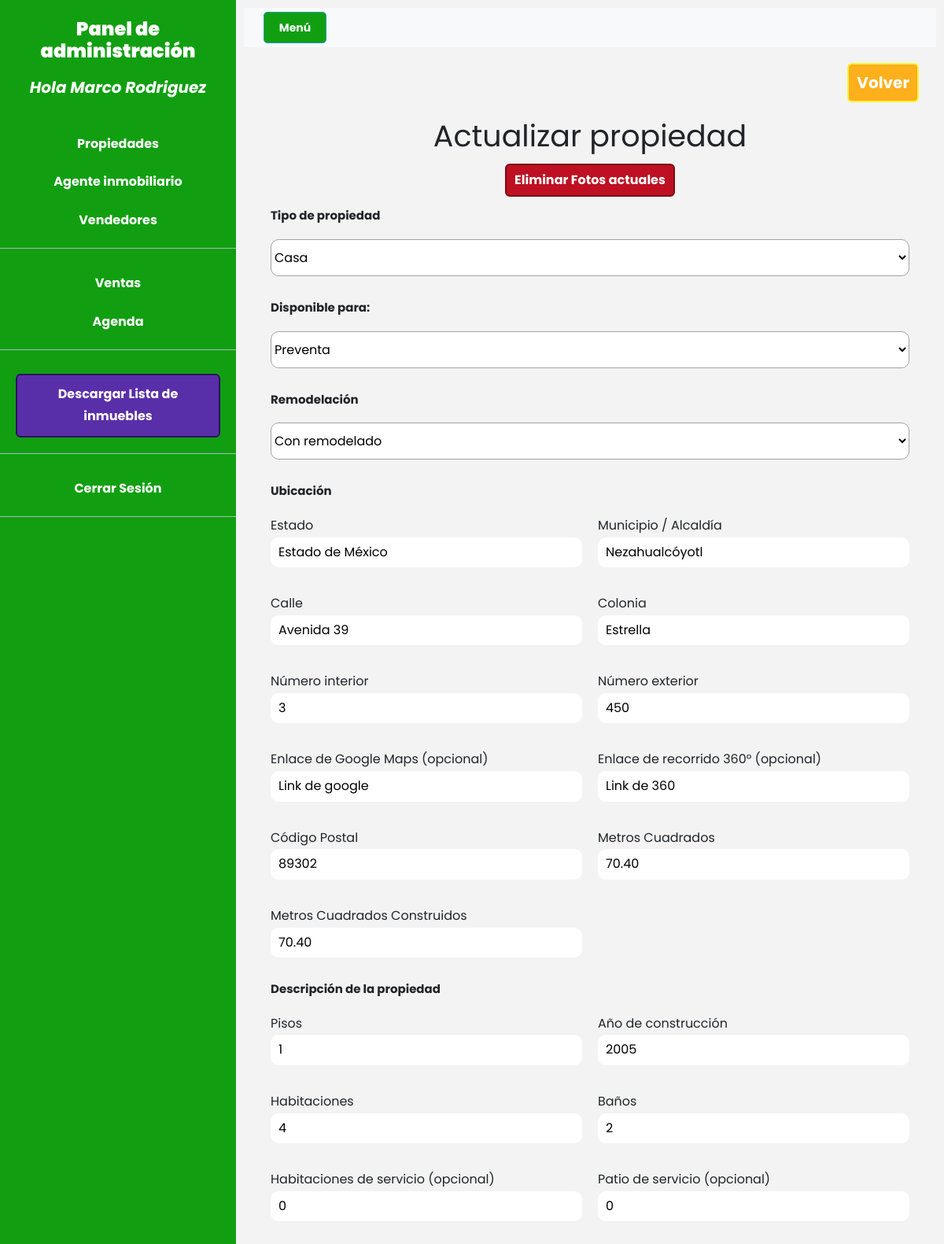
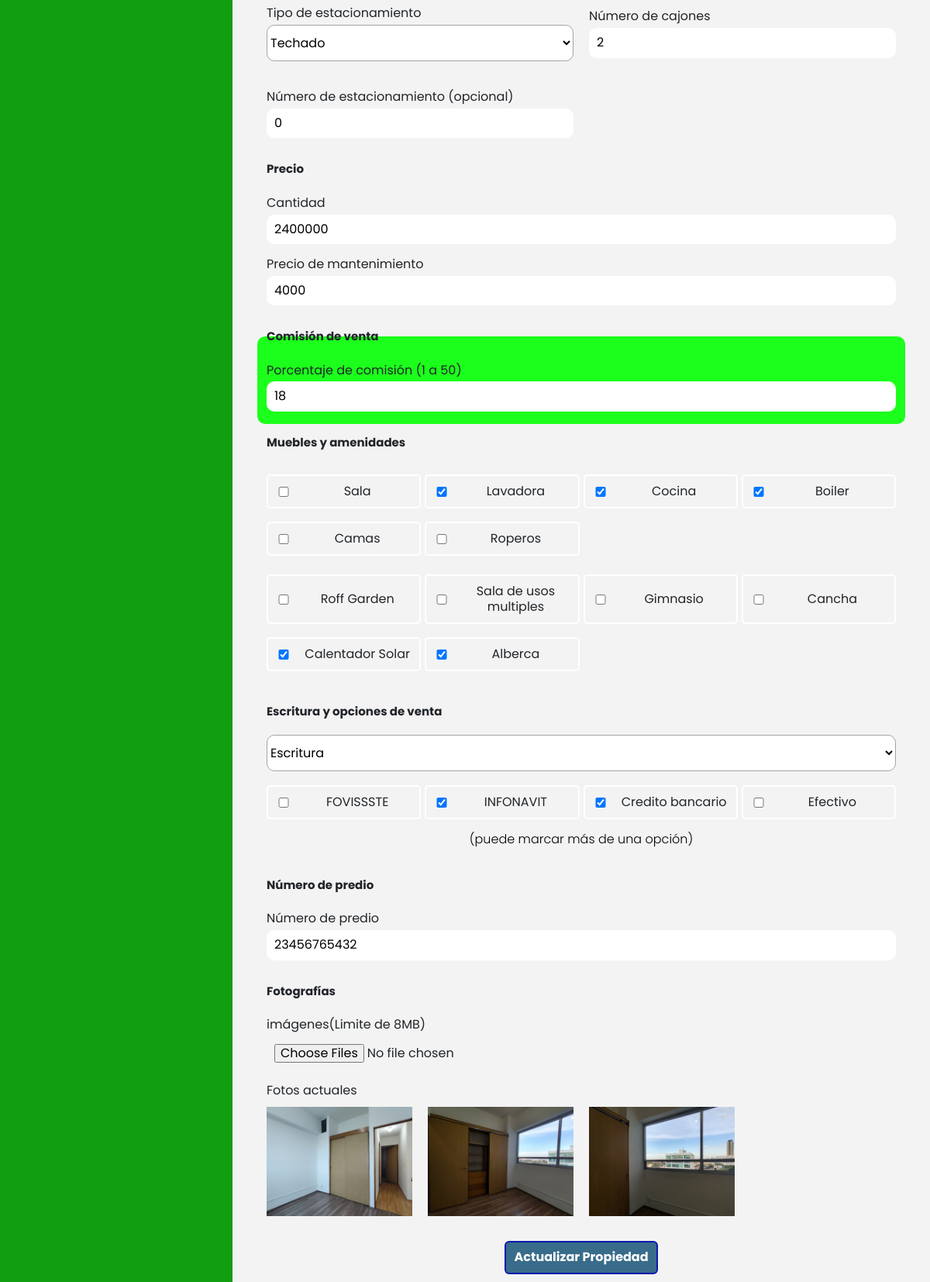
Screenshot of /admin/propiedades/update?id=4 (signed in) with the database file from the repository (2 pictures, top to bottom).
### tables this page shows
CREATE TABLE `propiedad` (
  `id` int NOT NULL AUTO_INCREMENT,
  `precio` int DEFAULT NULL,
  `año` int DEFAULT NULL,
  `mt2` decimal(5,2) DEFAULT NULL,
  `mt2Construccion` decimal(5,2) DEFAULT NULL,
  `escritura` varchar(25) DEFAULT NULL,
  `estacionamiento` varchar(20) DEFAULT NULL,
  `numEstacionamientos` int DEFAULT '0',
  `numIdEstacionamiento` int DEFAULT NULL,
  `numPisos` int DEFAULT '0',
  `piso` int DEFAULT '0',
  `numDepartamento` int DEFAULT '0',
  `numElevadores` int DEFAULT '0',
  `habitaciones` int DEFAULT '0',
  `baños` int DEFAULT '0',
  `servicioH` int DEFAULT '0',
  `servicioP` int DEFAULT '0',
  `tipoPropiedad` varchar(45) DEFAULT NULL,
  `status` varchar(20) DEFAULT NULL,
  `comision` int DEFAULT NULL,
  `numPredio` varchar(20) DEFAULT NULL,
  `mantenimiento` int DEFAULT NULL,
  `categoria` varchar(20) DEFAULT NULL,
  `creacion` date DEFAULT NULL,
  `idCreador` int DEFAULT '1',
  PRIMARY KEY (`id`),
  KEY `IdCategoria_FK_idx` (`categoria`),
  KEY `IdEscritura_FK_idx` (`escritura`)
);

CREATE TABLE `direccion` (
  `id` int NOT NULL AUTO_INCREMENT,
  `estado` varchar(45) DEFAULT NULL,
  `municipioDelegacion` varchar(60) DEFAULT NULL,
  `calle` varchar(45) DEFAULT NULL,
  `colonia` varchar(30) DEFAULT NULL,
  `numExterior` int DEFAULT NULL,
  `numInterior` int DEFAULT NULL,
  `linkGoogle` varchar(200) DEFAULT NULL,
  `link360` varchar(200) DEFAULT NULL,
  `CP` int DEFAULT NULL,
  PRIMARY KEY (`id`),
  CONSTRAINT `IdDireccion_FK` FOREIGN KEY (`id`) REFERENCES `propiedad` (`id`)
);

CREATE TABLE `foto` (
  `id` int NOT NULL AUTO_INCREMENT,
  `foto` varchar(200) DEFAULT NULL,
  `idPropiedad` int NOT NULL,
  PRIMARY KEY (`id`),
  KEY `IdFoto_FK_idx` (`idPropiedad`),
  CONSTRAINT `IdFoto_FK` FOREIGN KEY (`idPropiedad`) REFERENCES `propiedad` (`id`)
);

### views/admin/propiedades/formulario.php (the view, shortened to what the rows shown need)
<fieldset id="fieldSetTipoPropiedad">
    <div>
    <select id="tipoPropiedad" name="propiedad[tipoPropiedad]">
        <option
            value="Casa"
            <?php echo ($propiedad->tipoPropiedad === "Casa") ? 'selected' : ''; ?>
        >
        Casa
        </option>
    </select>
    </div>
</fieldset>
<fieldset id="fieldSetStatus">
    <div>
    <select id="status" name="propiedad[status]">
        <option
            value="preventa"
            <?php echo ($propiedad->status === 'preventa') ? 'selected' : ''; ?>
        >
        Preventa
        </option>
    </select>
    </div>
</fieldset>
<fieldset id="fieldSetRemodelacion">
    <div>
    <select name="propiedad[categoria]">
        <option
            value="Con remodelado"
            <?php echo ($propiedad->categoria === "Con remodelado") ? 'selected' : ''; ?>
        >
        Con remodelado
        </option>
    </select>
    </div>
</fieldset>
<fieldset id="fieldSetUbicacion" class="dosColumnas">
    <div>
        <label for="estado">Estado</label>
        <input
            type="text"
            placeholder="Ej: CDMX"
            name="direccion[estado]" id="estado"
            value="<?php echo s($direccion->estado); ?>"
        >
    </div>
    <div>
        <label for="municipioDelegacion">Municipio / Alcaldía</label>
        <input
            type="text"
            placeholder="Ej: Iztacalco"
            name="direccion[municipioDelegacion]"
            id="municipioDelegacion"
            value="<?php echo s($direccion->municipioDelegacion); ?>"
        >
    </div>
    <div>
        <label for="calle">Calle</label>
        <input
            type="text"
            placeholder="Ej: Avenida Patria"
            name="direccion[calle]"
            id="calle"
            value="<?php echo s($direccion->calle); ?>"
        >
    </div>
    <div>
        <label for="colonia">Colonia</label>
        <input
            type="text"
            placeholder="Ej: Solidaridad"
            name="direccion[colonia]"
            id="colonia"
            value="<?php echo s($direccion->colonia); ?>"
        >
    </div>
    <div>
        <label for="numInterior">Número interior</label>
        <input
            type="number"
            placeholder="Ej: 325"
            min="0"
            name="direccion[numInterior]"
            id="numInterior"
            value="<?php echo s($direccion->numInterior); ?>"
        >
    </div>
    <div>
        <label for="numExterior">Número exterior</label>
        <input
            type="number"
            placeholder="Ej: 230"
            min="0"
            name="direccion[numExterior]"
            id="numExterior"
            value="<?php echo s($direccion->numExterior); ?>"
        >
    </div>
    <div>
        <label for="linkGoogle">Enlace de Google Maps (opcional)</label>
        <input
            type="text"
            placeholder="Link de Google Maps"
            name="direccion[linkGoogle]"
            id="linkGoogle"
            value="<?php echo s($direccion->linkGoogle); ?>"
        >
    </div>
    <div>
        <label for="link360">Enlace de recorrido 360° (opcional)</label>
        <input
            type="text"
            placeholder="Link de recorrido"
            name="direccion[link360]"
            id="link360"
            value="<?php echo s($direccion->link360); ?>"
        >
    </div>
    <div>
        <label for="CP">Código Postal</label>
        <input
            type="number"
            placeholder="Ej: 56432"
            name="direccion[CP]"
            id="CP"
            value="<?php echo s($direccion->CP); ?>"
        >
    </div>
    <div>
        <label for="mt2">Metros Cuadrados</label>
        <input
            type="number"
            placeholder="Ej: 80.30"
            min="0"
            name="propiedad[mt2]"
            id="mt2"
            step=".01"
            value="<?php echo s($propiedad->mt2); ?>"
        >
    </div>
    <div>
        <label for="mt2Construccion">Metros Cuadrados Construidos</label>
        <input
            type="number"
            placeholder="Ej: 69.40"
            min="0"
            name="propiedad[mt2Construccion]"
            id="mt2Construccion"
            step=".01"
            value="<?php echo s($propiedad->mt2Construccion); ?>"
        >
    </div>
</fieldset>
<fieldset id="fieldSetDescripcionPropiedad" class="dosColumnas">
    <div>
        <label for="numPisos">Pisos</label>
        <input
            type="number"
            placeholder="Ej: 3"
            min="0"
            name="propiedad[numPisos]"
            id="numPisos"
            value="<?php echo s($propiedad->numPisos); ?>"
        >
    </div>
    <div>
        <label for="año">Año de construcción</label>
        <input
            type="number"
            placeholder="Ej: 2020"
            min="0"
            name="propiedad[año]"
            id="año"
            value="<?php echo s($propiedad->año); ?>"
        >
    </div>
    <div>
        <label for="habitaciones">Habitaciones</label>
        <input
            type="number"
            placeholder="Ej: 4"
            min="0"
            name="propiedad[habitaciones]"
            id="habitaciones"
            value="<?php echo s($propiedad->habitaciones); ?>"
        >
    </div>
    <div>
        <label for="baños">Baños</label>
        <input
            type="number"
            placeholder="Ej: 3"
            min="0"
            name="propiedad[baños]"
            id="baños"
            value="<?php echo s($propiedad->baños); ?>"
        >
    </div>
    <div>
        <label for="servicioH">Habitaciones de servicio (opcional)</label>
        <input
            type="number"
            placeholder="Ej: 1"
            min="0"
            name="propiedad[servicioH]"
            id="servicioH"
            value="<?php echo s($propiedad->servicioH); ?>"
        >
    </div>
    <div>
        <label for="servicioP">Patio de servicio (opcional)</label>
        <input
            type="number"
            placeholder="Ej: 1"
            min="0"
            name="propiedad[servicioP]"
            id="servicioP"
            value="<?php echo s($propiedad->servicioP); ?>"
            >
    </div>
    <div>
        <label for="estacionamiento">Tipo de estacionamiento</label>
        <select name="propiedad[estacionamiento]" id="estacionamiento">
            <option
                value="Techado"
                <?php echo $propiedad->estacionamiento === "Techado" ? 'selected' : ''; ?>
            >
            Techado
            </option>
        </select>
    </div>
    <div>
        <label for="numEstacionamientos">Número de cajones</label>
        <input
            type="number"
            placeholder="Ej: 2"
            min="0"
            name="propiedad[numEstacionamientos]"
            id="numEstacionamientos"
            value="<?php echo s($propiedad->numEstacionamientos); ?>"
        >
    </div>
    <div>
        <label for="numIdEstacionamiento">Número de estacionamiento (opcional)</label>
        <input
            type="number"
            placeholder="Ej: 280"
            min="0"
            name="propiedad[numIdEstacionamiento]"
            id="numIdEstacionamiento"
            value="<?php echo s($propiedad->numIdEstacionamiento); ?>"
        >
    </div>
</fieldset>
<fieldset id="fieldSetPrecio">
    <div>
        <label for="precio">Cantidad</label>
        <input
            type="number"
            placeholder="Ej: 1800000"
            min="10000"
            name="propiedad[precio]"
            id="precio"
            value="<?php echo s($propiedad->precio); ?>"
        >
    </div>
    <div>
        <label for="mantenimiento">Precio de mantenimiento</label>
        <input
            type="number"
            placeholder="Ej: 5000"
            min="0"
            name="propiedad[mantenimiento]"
            id="mantenimiento"
            value="<?php echo s($propiedad->mantenimiento); ?>"
        >
    </div>
</fieldset>
<fieldset id="fieldSetComision" class="comision">
    <div>
        <label for="comision">Porcentaje de comisión (1 a 50)</label>
        <input
            type="number"
            placeholder="ejem: 30"
            id="comision"
            min="1"
            name="propiedad[comision]"
            max="50"
            value="<?php echo s($propiedad->comision); ?>"
        >
    </div>
</fieldset>
<fieldset id="fieldSetEscritura">
    <div>
        <select name="propiedad[escritura]">
            <option
                value="Escritura"
                <?php echo ($propiedad->escritura === "Escritura") ? 'selected' : ''; ?>
            >
            Escritura
            </option>
        </select>
    </div>
</fieldset>
<fieldset id="fieldSetPredio">
    <div>
        <label for="numPredio">Número de predio</label>
        <input
            type="text"
            placeholder="ejem: 03840546028-8"
            id="numPredio"
            min="1"
            name="propiedad[numPredio]"
            value="<?php echo s($propiedad->numPredio); ?>"
        >
    </div>
</fieldset>

### views/admin/propiedades/update.php (shortened to what the rows shown need)
<h1>Actualizar propiedad</h1>
<form id="formulario-propiedad-update" action="" class="contenedor formulario" method="POST" enctype="multipart/form-data">
    <?php
        include __DIR__. '/formulario.php';
    ?>
    <fieldset>
        <div>
            <div class="fotos-actuales">
                <?php foreach($fotos as $foto): ?>
                    <img src="/imagenes/<?php echo $foto->foto;?>" alt="" class="imagen-small">
                <?php endforeach; ?>
            </div>
        </div>
    </fieldset>
</form>

### rows the page displays
propiedad: tipoPropiedad "Casa", status "Preventa", categoria "Con remodelado", mt2 "70.40", mt2Construccion "70.40", numPisos "1", año "2005", habitaciones "4", baños "2", servicioH "0", servicioP "0", estacionamiento "Techado", numEstacionamientos "2", numIdEstacionamiento "0", precio "2400000", mantenimiento "4000", comision "18", escritura "Escritura", numPredio "23456765432"
direccion: estado "Estado de México", municipioDelegacion "Nezahualcóyotl", calle "Avenida 39", colonia "Estrella", numInterior "3", numExterior "450", linkGoogle "Link de google", link360 "Link de 360", CP "89302"
foto: foto (picture)
foto: foto (picture)
foto: foto (picture)

### other values shown
$_SESSION['nombre'] "Marco Rodriguez"
